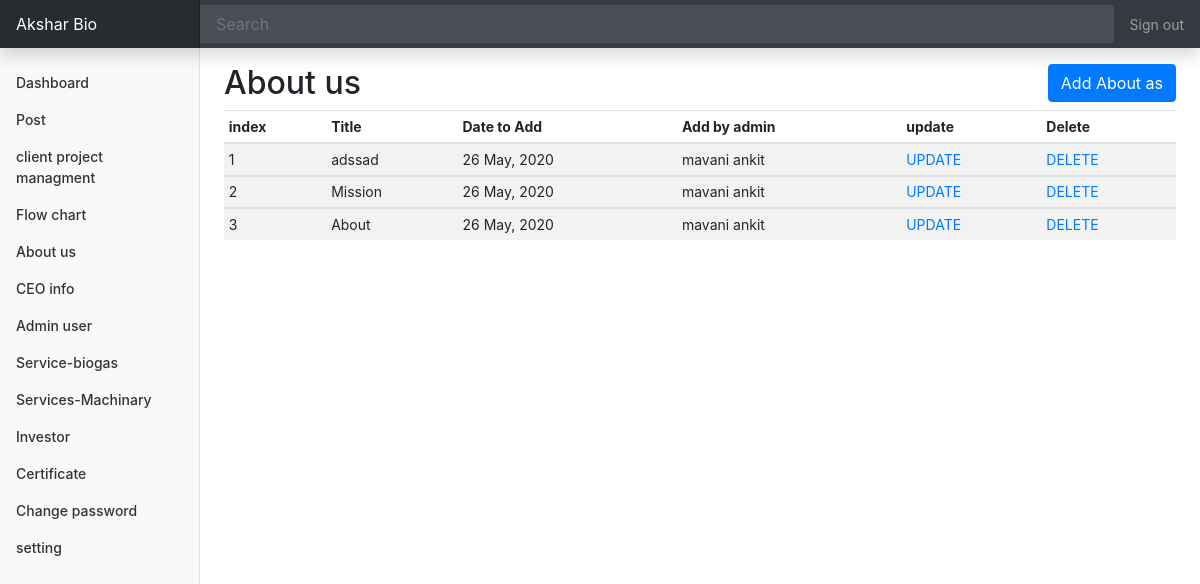
/Admin/About-us.php (signed in), run on the app's committed database.
### tables this page shows
CREATE TABLE `about_as` (
  `as_id` int(10) NOT NULL,
  `as_title` varchar(30) NOT NULL,
  `as_desc` text NOT NULL,
  `as_image` varchar(30) NOT NULL,
  `as_add_by` varchar(30) NOT NULL,
  `as_date` varchar(30) NOT NULL,
  `as_rank` int(10) NOT NULL
);

### Admin/About-us.php (the view, shortened to what this page needs)
<!doctype html>
<html lang="en">
<?php include "header.php"; ?>
<body>
    <?php include "nav-bar.php"; ?>
    <div class="container-fluid">
        <div class="row">
            <?php include "slide-bar.php"; ?>
            <main role="main" class="col-md-9 ml-sm-auto col-lg-10 px-md-4">
                <div class="row mt-3">
                    <h2 class="col-6">About us</h2>
                    <div class="col-6 text-right"> <a class="btn btn-primary text-right" href="add-as.php"
                            role="button">Add
                            About as</a></div>
                </div>
                <div class="table-responsive">
                    <table class="table table-striped table-sm">
                        <?php
                        include "config.php";
                        $sql = "SELECT * FROM about_as ORDER BY as_id DESC";
                        $result = mysqli_query($conn, $sql) or die("Query Failed.");
                        if (mysqli_num_rows($result) > 0) {
                            $index = 1;
                        ?>
                        <thead>
                            <tr>
                                <th>index</th>
                                <th>Title</th>
                                <th>Date to Add</th>
                                <th>Add by admin</th>
                                <th>update</th>
                                <th>Delete</th>
                            </tr>
                        </thead>
                        <?php while ($row = mysqli_fetch_assoc($result)) { ?>
                        <tbody>
                            <tr>
                                <td><?php echo $index;
                                            $index++; ?></td>
                                <td><?php echo $row['as_title'] ?></td>
                                <td><?php echo $row['as_date'] ?></td>
                                <td><?php echo $row['as_add_by'] ?></td>
                                <td><a href="update-as.php?id=<?php echo $row['as_id']; ?>">UPDATE</a></td>
                                <td><a onclick="return confirm('Please click on OK to continue.');"
                                        href="delete-as.php?id=<?php echo $row['as_id']; ?>">DELETE</a></td>
                            </tr>
                        </tbody><?php } ?>
                        <?php } else {
                            echo "<h3>No Results Found.</h3>";
                        } ?>
                    </table>
            </main>
        </div>
    </div>
</body>
</html>

### Admin/design/dashboard.css (style rules this page uses)
body { font-size: .875rem; }

### data on the page
about_as: as_title "adssad", as_date "26 May, 2020", as_add_by "mavani ankit"
about_as: as_title "Mission", as_date "26 May, 2020", as_add_by "mavani ankit"
about_as: as_title "About", as_date "26 May, 2020", as_add_by "mavani ankit"
